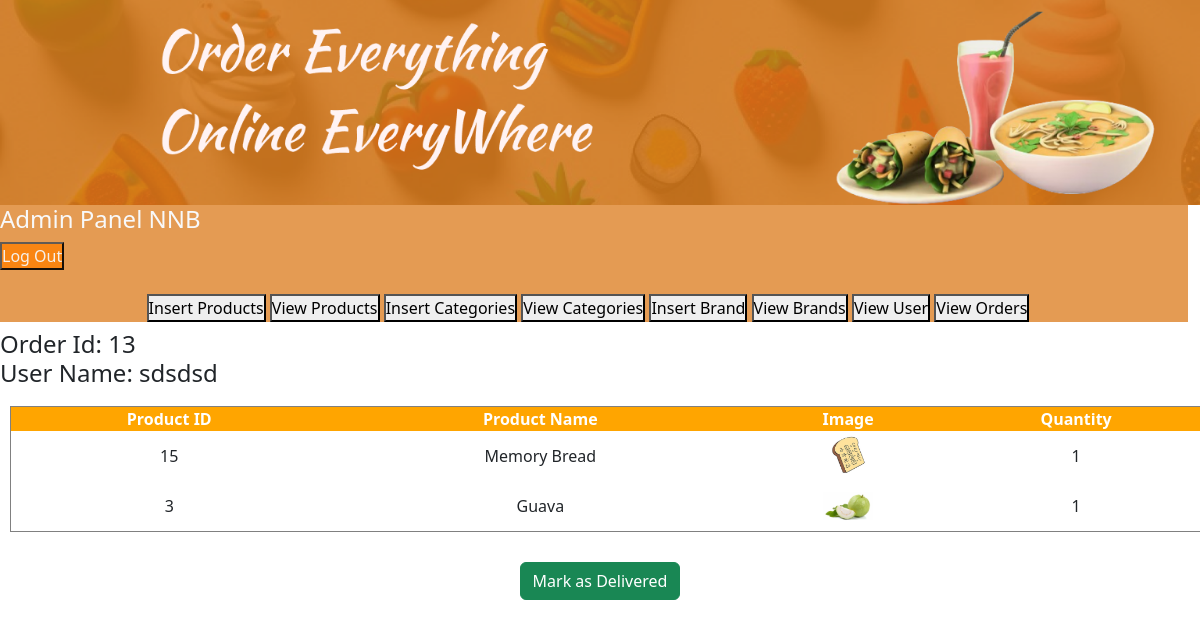
Screenshot of /admin_area/index.php?order_detail=13 with the database file from the repository.
### tables this page shows
CREATE TABLE `orderitems` (
  `Order_id` int(11) NOT NULL,
  `Product_id` int(11) NOT NULL,
  `Quantity` int(11) NOT NULL,
  `Price` int(11) NOT NULL
);

CREATE TABLE `orders` (
  `Order_id` int(11) NOT NULL,
  `user_name` varchar(11) NOT NULL,
  `order_date` date NOT NULL DEFAULT current_timestamp(),
  `Total Price` int(11) NOT NULL,
  `Status` varchar(50) NOT NULL
);

CREATE TABLE `products` (
  `product_id` int(11) NOT NULL,
  `product_title` varchar(100) NOT NULL,
  `product_description` varchar(254) NOT NULL,
  `product_keywords` varchar(254) NOT NULL,
  `category_id` int(11) NOT NULL,
  `brand_id` int(11) NOT NULL,
  `image_1` varchar(255) NOT NULL,
  `image_2` varchar(255) NOT NULL,
  `image_3` varchar(255) NOT NULL,
  `price` float NOT NULL,
  `date` timestamp NOT NULL DEFAULT current_timestamp() ON UPDATE current_timestamp(),
  `status` varchar(100) NOT NULL
);

### admin_area/order_detail.php (the view, shortened to what this page needs)
<!DOCTYPE html>
<html lang="en">
<head>
    <link rel="stylesheet" href="style.css">
    <link href="https://cdn.jsdelivr.net/npm/bootstrap@5.3.3/dist/css/bootstrap.min.css" rel="stylesheet">
    <link rel="stylesheet" href="https://cdnjs.cloudflare.com/ajax/libs/font-awesome/6.6.0/css/all.min.css" />
</head>
<body>
<?php
$servername = "localhost";
$username = "root";
$password = "";
$dbname = "blinkmart";
$conn = new mysqli($servername, $username, $password, $dbname);
$order_id = isset($_GET['order_detail']) ? intval($_GET['order_detail']) : 0;
$sql = "SELECT o.order_id, orders.user_name, p.product_id, p.product_title, p.image_1, o.quantity
        FROM products p
        JOIN orderitems o ON p.product_id = o.product_id
        JOIN orders ON o.order_id = orders.order_id
        WHERE o.order_id = $order_id";
$result = $conn->query($sql);
if ($result->num_rows > 0) {
    $row = $result->fetch_assoc();
    echo "<h4>Order Id: " . $row["order_id"] . "<br>User Name: " . $row["user_name"] . "</h4>";
    echo "<table border='1' style='width:100%; background-color:white; text-align:center; margin: 10px;'>";
    echo "<tr style='background-color:orange; color:white;'>
            <th>Product ID</th>
            <th>Product Name</th>
            <th>Image</th>
            <th>Quantity</th>
          </tr>";
    do {
        echo "<tr>
                <td>" . $row["product_id"] . "</td>
                <td>" . $row["product_title"] . "</td>
                <td><img src='../product_images/" . $row["image_1"] . "' alt='Product Image' style='width: 50px; height: auto;'></td>
                <td>" . $row["quantity"] . "</td>
              </tr>";
    } while ($row = $result->fetch_assoc());
    echo "</table>";
    echo "<form method='POST' style='text-align: center; margin-top: 20px;'>
            <button type='submit' name='mark_delivered' class='btn btn-success'>Mark as Delivered</button>
          </form>";
} else {
    echo "No products found.";
}
?>
</body>
</html>

### style.css (style rules this page uses)
* { margin:0; padding:0; box-sizing: border-box; object-fit: contain; max-width: 100vw; }
body { overflow-x: hidden; }

### rows the page displays
orderitems: Order "13", Product.product_id "15", Product.product_title "Memory Bread", Product.image_1 (picture), Quantity "1"
orders: user_name "sdsdsd"
orderitems: Product.product_id "3", Product.product_title "Guava", Product.image_1 (picture), Quantity "1"
